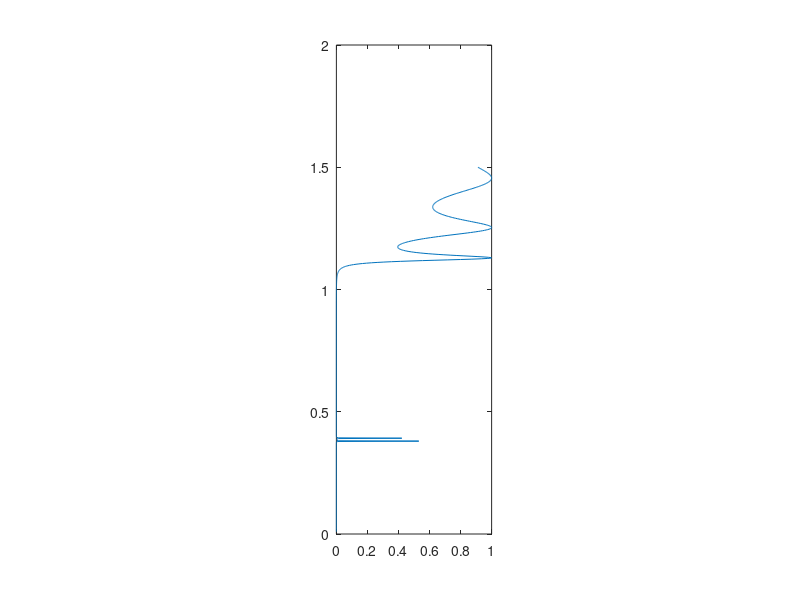

MATLAB code for this plot: (Note: this script raises an error after producing the figure.)
%preparing workspace
clc
clear
% close all

%constants
k=1.38e-23;
hbar=1.0546e-34;
m0=9.1e-31;
e=1.6e-19;

%initial paramets
a=2e-9;                 %size of chanel, 3nm
b=3e-9;                 %size of barrier, 2nm
U0=1*e;                 %height of barrier, 1 eV
m1=0.067*m0;             %eff. mass in GaAs, kg
m2=(0.067+0.083*0.3)*m0;%eff. mass in AlGaAs(0.3), kg
Ef=0.14*e;              %Fermi energy, (at T=300)
T=300;                  %room temperature, K
v=1e6;                  %frequency, 1Mhz
Ez=0.05*e;              %connection energy
V=@(t)sin(2*pi*v*t);    %periodic voltage, V

g=@(E,m,U)sqrt(2*m*(E-U))/hbar;
g1=@(E)g(E,m1,0); g2=@(E)g(E,m2,U0);
g={@(E)g1(E);@(E)g2(E);@(E)g1(E);@(E)g2(E);@(E)g1(E);@(E)g2(E);@(E)g1(E)};
z=[0, b, b+a, 2*b+a,2*(b+a), 3*b+2*a]+b;
m=[m1,m2,m1,m2,m1,m2,m1];

T=@(k,E)[0.5*(1+g{k}(E)/g{k+1}(E)*m(k+1)/m(k))*exp(-1i*(g{k+1}(E)-g{k}(E))*z(k)), 0.5*(1-g{k}(E)/g{k+1}(E)*m(k+1)/m(k))*exp(-1i*(g{k+1}(E)+g{k}(E))*z(k));
       0.5*(1-g{k}(E)/g{k+1}(E)*m(k+1)/m(k))*exp(1i*(g{k+1}(E)+g{k}(E))*z(k)), 0.5*(1+g{k}(E)/g{k+1}(E)*m(k+1)/m(k))*exp(1i*(g{k+1}(E)-g{k}(E))*z(k))];
T0=@(E)T(6,E)*T(5,E)*T(4,E)*T(3,E)*T(2,E)*T(1,E);
Tline=@(E)reshape(T0(E),1,[]);
En=linspace(0.01*e, 1.5*U0,1000);
D=zeros(1,1000);
for i=1:1000
    T1=Tline(En(i));
    D(i)=abs(g{5}(En(i)))/abs(g{1}(En(i)))*m(1)/m(5)*abs((T1(4)*T1(1)-T1(2)*T1(3))/T1(4))^2;
end

figure('Units','normalized','OuterPosition',[0 0 1 1])

subplot(1,3,2)
plot(D,En/e);
Emax=En(islocalmax(D)); 
yline(Emax(1)/e, '-.',['first peak ', num2str(round(Emax(1)/e*1000)), ' meV']);
% yline(Emax(2)/e, '-.',['second peak ', num2str(round(Emax(2)/e*1000)), ' meV']);
title('$Transmission$ $coefficient$','Interpreter','latex')
xlabel('$D$','Interpreter','latex')
ylabel('$E,  ev$','Interpreter','latex')

subplot(1,3,3)
semilogx(D,En/e);
Emax=En(islocalmax(D)); 
yline(Emax(1)/e, '-.',['first peak ', num2str(round(Emax(1)/e*1000)), ' meV']);
% yline(Emax(2)/e, '-.',['second peak ', num2str(round(Emax(2)/e*1000)), ' meV']);
title('$Transmission$ $coefficient$ $log$','Interpreter','latex')
xlabel('$D$','Interpreter','latex')
ylabel('$E,  ev$','Interpreter','latex')


subplot(1,3,1)
x=[0,b,b,2*b,2*b,2*b+a,2*b+a,3*b+a,3*b+a,3*b+2*a,3*b+2*a,4*b+2*a,4*b+2*a,5*b+2*a]*1e9;
y=[0,0, U0, U0, 0, 0, U0, U0, 0, 0, U0, U0, 0, 0];
plot(x,y/e)
ylim([0, 1.5])
xlim([0 x(end)])
title('$Structure$','Interpreter','latex')
xlabel('$x,nm$','Interpreter','latex')
ylabel('$E,  ev$','Interpreter','latex')
yline(Emax(1)/e, '-.',['first peak ', num2str(round(Emax(1)/e*1000)), ' meV']);
% yline(Emax(2)/e, '-.',['second peak ', num2str(round(Emax(2)/e*1000)), ' meV']);
